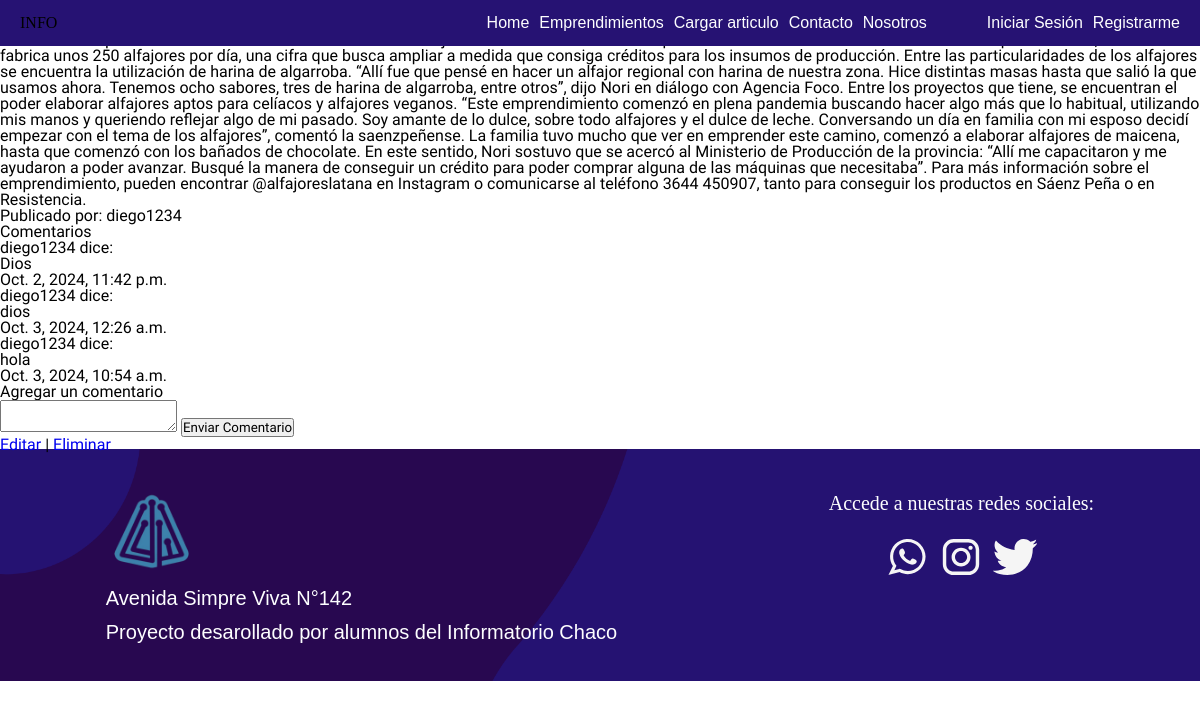
Page /emprendimientos/detalle/1/ on the earlier database version.
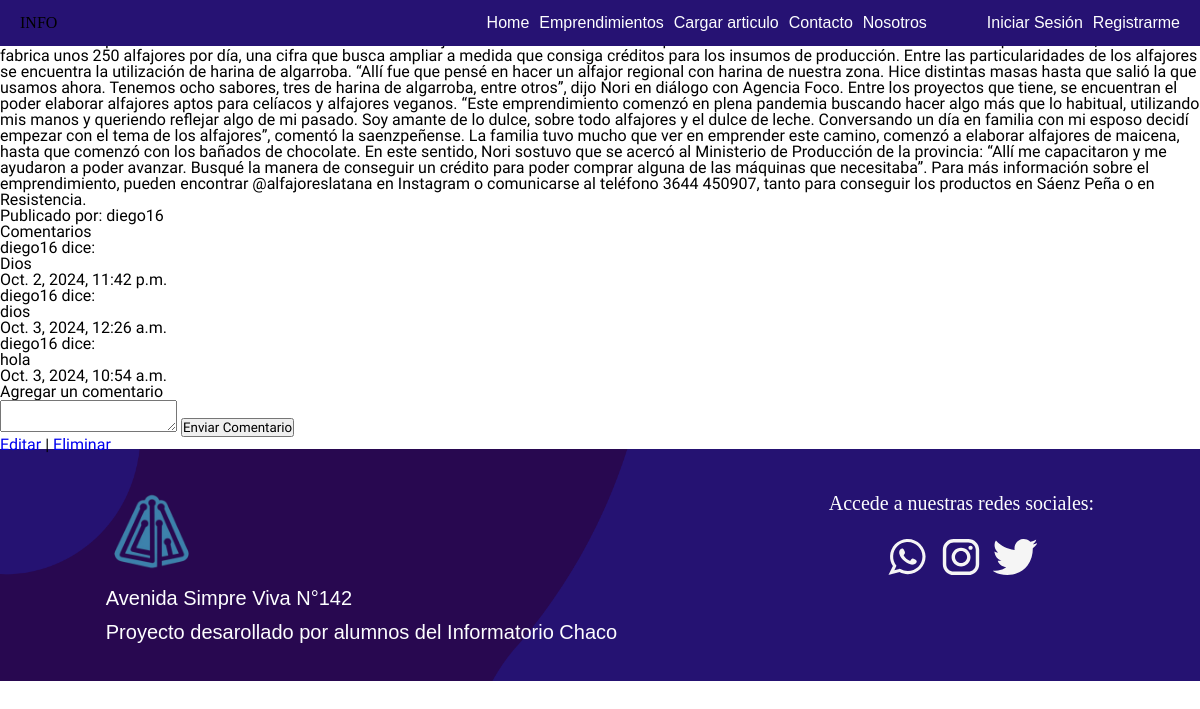
Same page on the later database version.
### apps/emprendimientos/models.py (models this page shows, shortened)
class Articulo(models.Model):
    titulo = models.CharField(max_length=200)
    contenido = models.TextField()
    autor = models.ForeignKey(User, on_delete=models.CASCADE)
    categoria = models.ForeignKey(Categoria, on_delete=models.SET_NULL, null=True)
    fecha_publicacion = models.DateTimeField(auto_now_add=True)
    imagen = models.ImageField(upload_to='imagenes/',blank=True , null=True)
    destacado = models.BooleanField(default=False)

### apps/comentarios/models.py (models this page shows, shortened)
class Comentario(models.Model):
    articulo = models.ForeignKey(Articulo, related_name='comentarios', on_delete=models.CASCADE)
    autor = models.ForeignKey(User, on_delete=models.CASCADE)
    contenido = models.TextField()
    fecha = models.DateTimeField(auto_now_add=True)

### apps/emprendimientos/views.py (the view, shortened to what this page needs)
# urls.py: path('detalle/<int:pk>/', ArticuloDetailView.as_view(), name='detalle_articulo'),
class ArticuloDetailView(DetailView):
    model = Articulo
    template_name = 'emprendimientos/detalle_articulo.html'
    context_object_name = 'articulo'
    def get_context_data(self, **kwargs):
        context = super().get_context_data(**kwargs)
        context['comentarios'] = Comentario.objects.filter(articulo=self.object)
        return context

### templates/emprendimientos/detalle_articulo.html (shortened to what this page needs)
{% extends "base.html" %}
{% block contenido %}
<h1>{{ articulo.titulo }}</h1>
<p>{{ articulo.contenido }}</p>
<p>Publicado por: {{ articulo.autor }}</p>
<h2>Comentarios</h2>
{% for comentario in articulo.comentarios.all %}
    <div>
        <p><strong>{{ comentario.autor.username }}</strong> dice:</p>
        <p>{{ comentario.contenido }}</p>
        <p><em>{{ comentario.fecha }}</em></p>
    </div>
{% empty %}
    <p>No hay comentarios aún.</p>
{% endfor %}
<h3>Agregar un comentario</h3>
<form action="{% url 'comentarios:agregar_comentario' articulo_id=articulo.id %}" method="post">
    <textarea name="contenido" required></textarea>
    <button type="submit">Enviar Comentario</button>
</form>
<a href="{% url 'emprendimientos:editar_articulo' articulo.pk %}">Editar</a> |
<a href="{% url 'emprendimientos:eliminar_articulo' articulo.pk %}">Eliminar</a>
{% endblock contenido %}

Differences in the rows shown:
changed Articulo: autor "diego1234" → "diego16"
changed through a linked row, Comentario "Dios": autor.username "diego1234" → "diego16"
changed through a linked row, Comentario "dios": autor.username "diego1234" → "diego16"
changed through a linked row, Comentario "hola": autor.username "diego1234" → "diego16"
